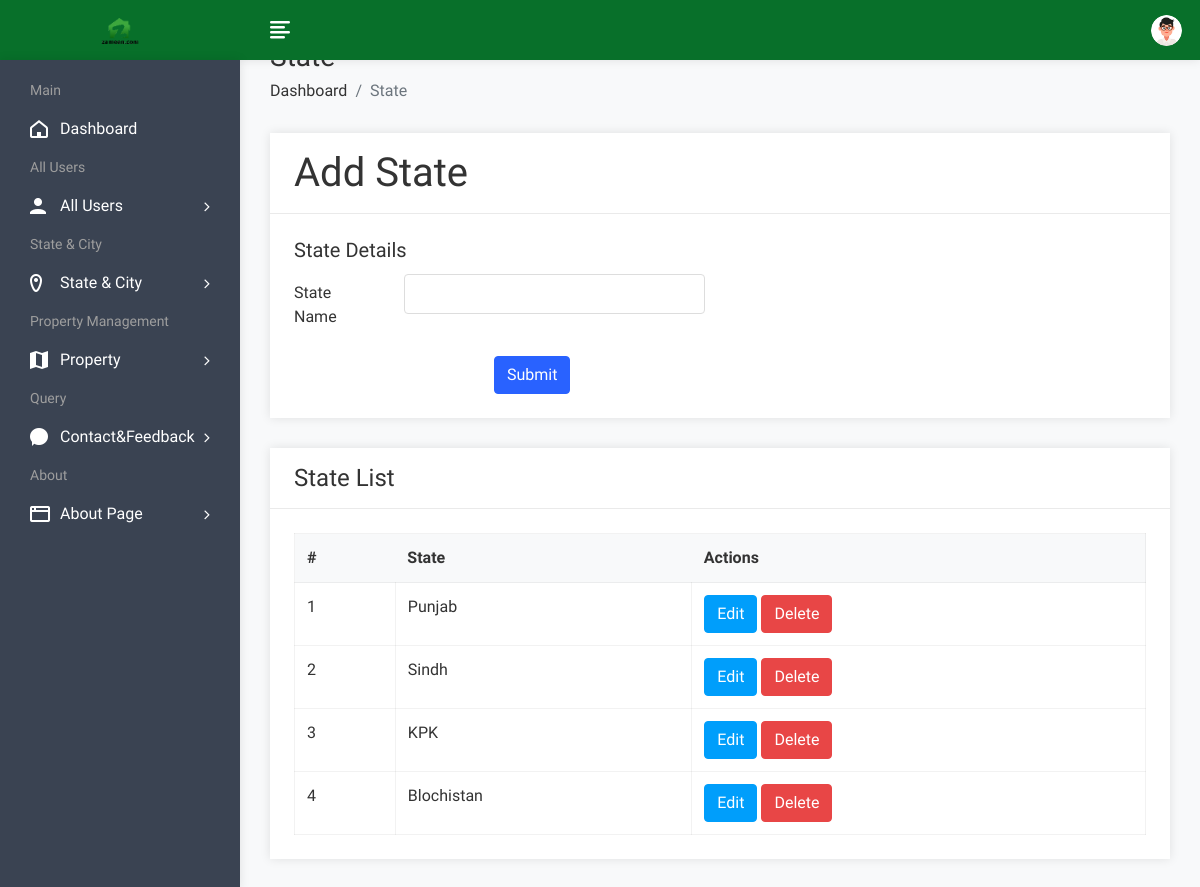
Screenshot of /admin/stateadd.php (signed in) with the database file from the repository.
### tables this page shows
CREATE TABLE `state` (
  `sid` int(50) NOT NULL,
  `sname` varchar(100) NOT NULL
);

### admin/stateadd.php (the view, shortened to what this page needs)
<!DOCTYPE html>
<html lang="en">
<head>
        <link rel="stylesheet" href="assets/css/bootstrap.min.css">
        <link rel="stylesheet" href="assets/css/font-awesome.min.css">
        <link rel="stylesheet" href="assets/css/feathericon.min.css">
		<link rel="stylesheet" href="assets/plugins/datatables/dataTables.bootstrap4.min.css">
		<link rel="stylesheet" href="assets/plugins/datatables/responsive.bootstrap4.min.css">
		<link rel="stylesheet" href="assets/plugins/datatables/select.bootstrap4.min.css">
		<link rel="stylesheet" href="assets/plugins/datatables/buttons.bootstrap4.min.css">
        <link rel="stylesheet" href="assets/css/style.css">
    </head>
    <body>
			<?php include("header.php");?>
            <div class="page-wrapper">
                <div class="content container-fluid">
					<div class="page-header">
						<div class="row">
							<div class="col">
								<h3 class="page-title">State</h3>
								<ul class="breadcrumb">
									<li class="breadcrumb-item"><a href="dashboard.php">Dashboard</a></li>
									<li class="breadcrumb-item active">State</li>
								</ul>
							</div>
						</div>
					</div>
					<div class="row">
						<div class="col-md-12">
							<div class="card">
								<div class="card-header">
									<h1 class="card-title">Add State</h1>
								</div>
								<form method="post" id="insert product" enctype="multipart/form-data">
									<div class="card-body">
											<div class="row">
												<div class="col-xl-6">
													<h5 class="card-title">State Details</h5>
													<div class="form-group row">
														<label class="col-lg-3 col-form-label">State Name</label>
														<div class="col-lg-9">
															<input type="text" class="form-control" name="state">
														</div>
													</div>
												</div>
											</div>
											<div class="text-left">
												<input type="submit" class="btn btn-primary"  value="Submit" name="insert" style="margin-left:200px;">
											</div>
									</div>
								</form>
							</div>
						</div>
					</div>
				<div class="row">
						<div class="col-sm-12">
							<div class="card">
								<div class="card-header">
									<h4 class="card-title">State List</h4>
								</div>
								<div class="card-body">
									<table id="basic-datatable " class="table table-bordered table-hover">
                                            <thead>
                                                <tr>
                                                    <th>#</th>
                                                    <th>State</th>
													<th>Actions</th>
                                                </tr>
                                            </thead>
                                            <tbody>
											<?php
												$query=mysqli_query($con,"select * from state");
												$cnt=1;
												while($row=mysqli_fetch_row($query))
													{
											?>
                                                <tr>
                                                    <td><?php echo $cnt; ?></td>
                                                    <td><?php echo $row['1']; ?></td>
													<td><a href="stateedit.php?id=<?php echo $row['0']; ?>"><button class="btn btn-info">Edit</button></a>
                                                    <a href="statedelete.php?id=<?php echo $row['0']; ?>"><button class="btn btn-danger">Delete</button></a></td>
                                                </tr>
                                                <?php $cnt=$cnt+1; } ?>
                                            </tbody>
                                        </table>
								</div>
							</div>
						</div>
					</div>
				</div>
			</div>
    </body>
</html>

### rows the page displays
state: sname "Punjab"
state: sname "Sindh"
state: sname "KPK"
state: sname "Blochistan"
